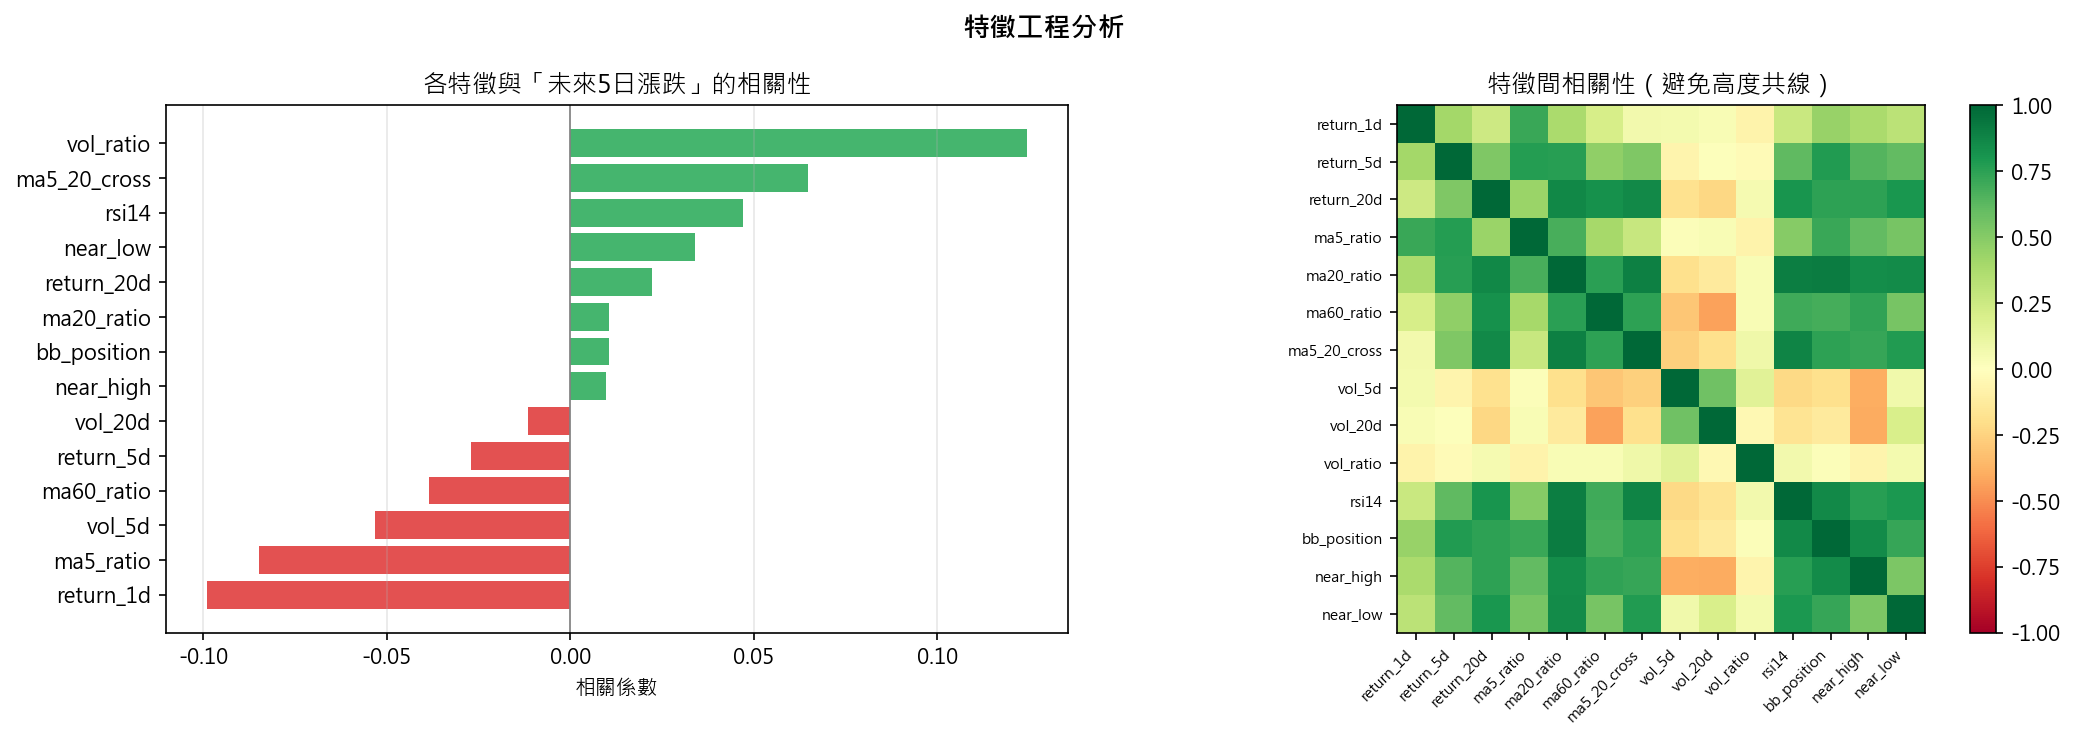

The Python source for this figure:
# day15_features.py — 特徵工程：建立 ML 訓練資料集

import yfinance as yf
import pandas as pd
import numpy as np
import matplotlib.pyplot as plt

plt.rcParams["font.family"] = "Microsoft JhengHei"
plt.rcParams["axes.unicode_minus"] = False

# ── 1. 下載資料 ───────────────────────────────
print("下載資料...")
df = yf.download("2330.TW", period="2y", progress=False)
df = df[["Open","High","Low","Close","Volume"]].copy()
df.columns = ["open","high","low","close","volume"]

# ── 2. 建立技術指標特徵 ───────────────────────
# 價格類
df["return_1d"]  = df["close"].pct_change(1)   # 昨日報酬率
df["return_5d"]  = df["close"].pct_change(5)   # 5日報酬率
df["return_20d"] = df["close"].pct_change(20)  # 20日報酬率

# 均線類
df["ma5"]  = df["close"].rolling(5).mean()
df["ma20"] = df["close"].rolling(20).mean()
df["ma60"] = df["close"].rolling(60).mean()

# 均線比值（比絕對數字更有意義）
df["ma5_ratio"]  = df["close"] / df["ma5"]  - 1   # 離 MA5 的距離
df["ma20_ratio"] = df["close"] / df["ma20"] - 1
df["ma60_ratio"] = df["close"] / df["ma60"] - 1
df["ma5_20_cross"] = df["ma5"] / df["ma20"] - 1   # 均線交叉強度

# 波動率類
df["vol_5d"]  = df["return_1d"].rolling(5).std()   # 5日波動率
df["vol_20d"] = df["return_1d"].rolling(20).std()  # 20日波動率

# 成交量類
df["vol_ratio"] = df["volume"] / df["volume"].rolling(20).mean()  # 量比

# RSI（相對強弱指標）
def calc_rsi(prices, n=14):
    delta = prices.diff()
    gain  = delta.clip(lower=0).rolling(n).mean()
    loss  = (-delta.clip(upper=0)).rolling(n).mean()
    rs    = gain / loss
    return 100 - (100 / (1 + rs))

df["rsi14"] = calc_rsi(df["close"], 14)

# 布林通道位置（0=下緣, 1=上緣）
bb_mid = df["close"].rolling(20).mean()
bb_std = df["close"].rolling(20).std()
df["bb_position"] = (df["close"] - (bb_mid - 2*bb_std)) / (4 * bb_std)

# 高低點突破
df["high_20d"] = df["high"].rolling(20).max()
df["low_20d"]  = df["low"].rolling(20).min()
df["near_high"] = df["close"] / df["high_20d"] - 1  # 距20日高點距離
df["near_low"]  = df["close"] / df["low_20d"]  - 1  # 距20日低點距離

# ── 3. 建立預測目標（Label）────────────────────
# 目標：明天的報酬率是正還是負？
# 用「未來 5 日報酬率」預測，比單日穩定
df["future_5d_return"] = df["close"].pct_change(5).shift(-5)
df["label"] = (df["future_5d_return"] > 0).astype(int)
# 1 = 未來5天上漲, 0 = 下跌或持平

# ── 4. 整理最終資料集 ─────────────────────────
FEATURES = [
    "return_1d", "return_5d", "return_20d",
    "ma5_ratio", "ma20_ratio", "ma60_ratio", "ma5_20_cross",
    "vol_5d", "vol_20d", "vol_ratio",
    "rsi14", "bb_position",
    "near_high", "near_low",
]

dataset = df[FEATURES + ["label"]].dropna()
dataset.to_csv("ml_dataset.csv")

print(f"\n資料集建立完成！")
print(f"  總樣本數：{len(dataset)} 筆")
print(f"  特徵數量：{len(FEATURES)} 個")
print(f"  上漲樣本：{dataset['label'].sum()} 筆（{dataset['label'].mean()*100:.1f}%）")
print(f"  下跌樣本：{(dataset['label']==0).sum()} 筆（{(1-dataset['label'].mean())*100:.1f}%）")

print(f"\n── 特徵統計 ──")
print(dataset[FEATURES].describe().round(4).to_string())

# ── 5. 特徵相關性圖 ──────────────────────────
fig, axes = plt.subplots(1, 2, figsize=(14, 5))
fig.suptitle("特徵工程分析", fontsize=13, fontweight="bold")

# 左：特徵和 label 的相關性
ax1 = axes[0]
corr_with_label = dataset[FEATURES].corrwith(dataset["label"]).sort_values()
colors = ["#16A34A" if v > 0 else "#DC2626" for v in corr_with_label]
ax1.barh(corr_with_label.index, corr_with_label.values, color=colors, alpha=0.8)
ax1.axvline(0, color="gray", lw=0.8)
ax1.set_title("各特徵與「未來5日漲跌」的相關性")
ax1.set_xlabel("相關係數")
ax1.grid(axis="x", alpha=0.3)

# 右：特徵之間的相關性 heatmap
ax2 = axes[1]
corr_matrix = dataset[FEATURES].corr()
im = ax2.imshow(corr_matrix.values, cmap="RdYlGn", vmin=-1, vmax=1)
plt.colorbar(im, ax=ax2, fraction=0.046)
ax2.set_xticks(range(len(FEATURES)))
ax2.set_yticks(range(len(FEATURES)))
ax2.set_xticklabels(FEATURES, rotation=45, ha="right", fontsize=7)
ax2.set_yticklabels(FEATURES, fontsize=7)
ax2.set_title("特徵間相關性（避免高度共線）")

plt.tight_layout()

import os
current_dir = os.path.dirname(os.path.abspath(__file__))
fname = os.path.join(current_dir, "day15_features.png")
plt.savefig(fname, dpi=150, bbox_inches="tight")
plt.show()
print("\n圖表已存檔：day15_features.png")
